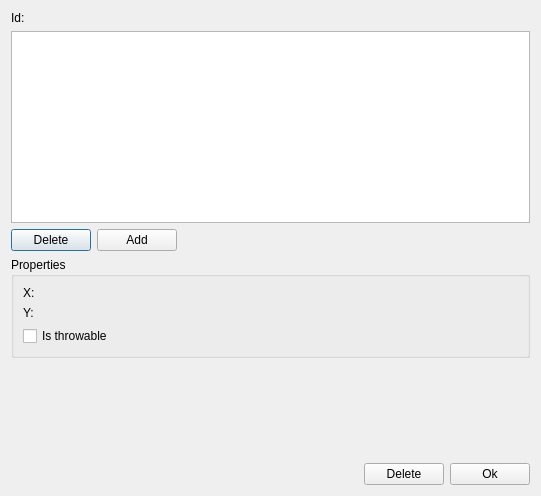
<?xml version="1.0" encoding="UTF-8"?>
<ui version="4.0">
 <class>WayPointEditor</class>
 <widget class="QDialog" name="WayPointEditor">
  <property name="geometry">
   <rect>
    <x>0</x>
    <y>0</y>
    <width>541</width>
    <height>496</height>
   </rect>
  </property>
  <property name="windowTitle">
   <string>WayPointEditor</string>
  </property>
  <layout class="QVBoxLayout" name="verticalLayout_2">
   <item>
    <widget class="QLabel" name="id">
     <property name="text">
      <string>Id:</string>
     </property>
    </widget>
   </item>
   <item>
    <layout class="QVBoxLayout" name="verticalLayout">
     <item>
      <widget class="QListView" name="objects"/>
     </item>
     <item>
      <layout class="QHBoxLayout" name="horizontalLayout_2">
       <item>
        <widget class="QPushButton" name="deleteObjectButton">
         <property name="text">
          <string>Delete</string>
         </property>
        </widget>
       </item>
       <item>
        <widget class="QPushButton" name="addObjectButton">
         <property name="text">
          <string>Add</string>
         </property>
        </widget>
       </item>
       <item>
        <spacer name="horizontalSpacer">
         <property name="orientation">
          <enum>Qt::Horizontal</enum>
         </property>
         <property name="sizeHint" stdset="0">
          <size>
           <width>40</width>
           <height>20</height>
          </size>
         </property>
        </spacer>
       </item>
      </layout>
     </item>
    </layout>
   </item>
   <item>
    <widget class="QGroupBox" name="groupBox">
     <property name="minimumSize">
      <size>
       <width>0</width>
       <height>0</height>
      </size>
     </property>
     <property name="title">
      <string>Properties</string>
     </property>
     <layout class="QHBoxLayout" name="horizontalLayout_3">
      <item>
       <layout class="QVBoxLayout" name="verticalLayout_4">
        <item>
         <widget class="QLabel" name="x">
          <property name="text">
           <string>X:</string>
          </property>
         </widget>
        </item>
        <item>
         <widget class="QLabel" name="y">
          <property name="text">
           <string>Y:</string>
          </property>
         </widget>
        </item>
        <item>
         <widget class="QCheckBox" name="isThrowable">
          <property name="text">
           <string>Is throwable</string>
          </property>
         </widget>
        </item>
       </layout>
      </item>
     </layout>
    </widget>
   </item>
   <item>
    <spacer name="verticalSpacer">
     <property name="orientation">
      <enum>Qt::Vertical</enum>
     </property>
     <property name="sizeHint" stdset="0">
      <size>
       <width>20</width>
       <height>40</height>
      </size>
     </property>
    </spacer>
   </item>
   <item>
    <layout class="QHBoxLayout" name="horizontalLayout">
     <item>
      <spacer name="horizontalSpacer_2">
       <property name="orientation">
        <enum>Qt::Horizontal</enum>
       </property>
       <property name="sizeHint" stdset="0">
        <size>
         <width>40</width>
         <height>20</height>
        </size>
       </property>
      </spacer>
     </item>
     <item>
      <widget class="QPushButton" name="deleteButton">
       <property name="text">
        <string>Delete</string>
       </property>
      </widget>
     </item>
     <item>
      <widget class="QPushButton" name="okButton">
       <property name="text">
        <string>Ok</string>
       </property>
      </widget>
     </item>
    </layout>
   </item>
  </layout>
 </widget>
 <resources/>
 <connections/>
</ui>
